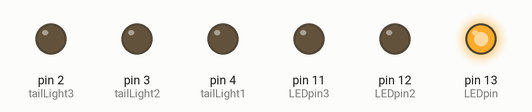
Recording of a sketch running on a simulated Arduino Uno, built with avr-gcc and run on an emulated ATmega328P. Shown: output pins drawn as LEDs (lit = HIGH).

Above: at 0.5 s.
At 3.5 s:
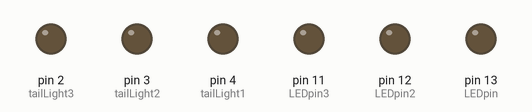
At 4.5 s:
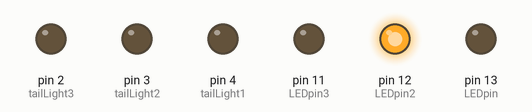
At 6.5 s:
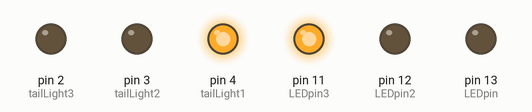
At 9.5 s:
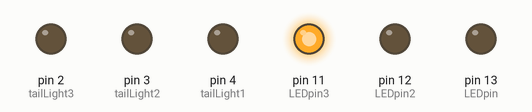
At 12.5 s:
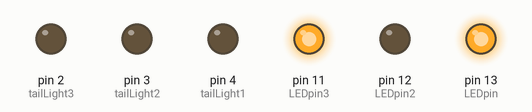
Timing chart, 0 to 13.0 s (numbered marks = the images above):
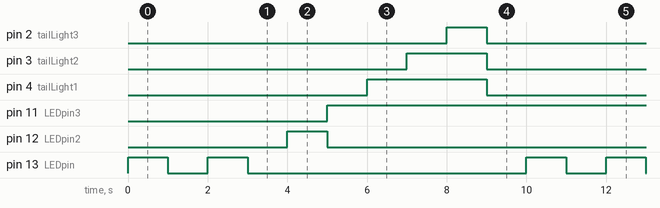

Measured:
- by itself, pin 2 (tailLight3), pin 12 (LEDpin2): alternates HIGH for 1.0 s and LOW for 9.0 s
- by itself, pin 3 (tailLight2): alternates HIGH for 2.0 s and LOW for 8.0 s
- by itself, pin 4 (tailLight1): alternates HIGH for 3.0 s and LOW for 7.0 s
- by itself, pin 11 (LEDpin3): alternates HIGH for 9.0 s and LOW for 1.0 s
- by itself, pin 13 (LEDpin): repeats every 10.0 s: LOW 1.0 s, HIGH 1.0 s, LOW 7.0 s, HIGH 1.0 s

The sketch:

LED.ino
```cpp
int LEDpin = 13;
int LEDpin2 = 12;
int LEDpin3 = 11;
int tailLight1 = 4;
int tailLight2 = 3;
int tailLight3 = 2;
int del = 1000;

void setup() {
  pinMode(LED_BUILTIN, OUTPUT);
  pinMode(LEDpin, OUTPUT);
  pinMode(LEDpin2, OUTPUT);
  pinMode(LEDpin3, OUTPUT);
  pinMode(tailLight1, OUTPUT);
  pinMode(tailLight2, OUTPUT);
  pinMode(tailLight3, OUTPUT);
}

void loop() {
 //Builtin LED

 digitalWrite(LED_BUILTIN, HIGH);
 delay(del);
 digitalWrite(LED_BUILTIN, LOW);
 delay(del);

 //Flashing External

 digitalWrite(LEDpin, HIGH);
 delay(del);
 digitalWrite(LEDpin, LOW);
 delay(del);

 //Alternating External Flashing

 digitalWrite(LEDpin2, HIGH);
 digitalWrite(LEDpin3, LOW);
 delay(del);
 digitalWrite(LEDpin2, LOW);
 digitalWrite(LEDpin3, HIGH);
 delay(del);

 //Taillight

 digitalWrite(tailLight1, HIGH);
 delay(del);
 digitalWrite(tailLight2, HIGH);
 delay(del);
 digitalWrite(tailLight3, HIGH);
 delay(del);
 digitalWrite(tailLight1, LOW);
 digitalWrite(tailLight2, LOW);
 digitalWrite(tailLight3, LOW);
 delay(del);
}
```
